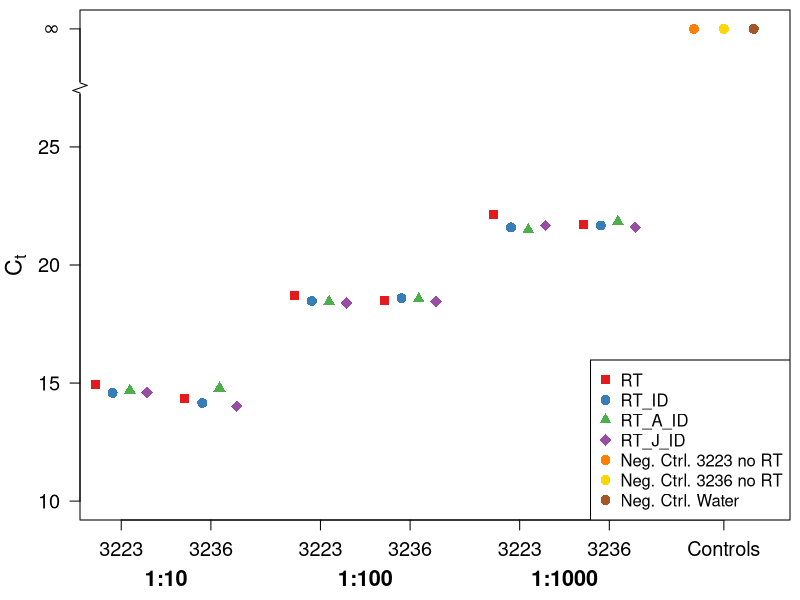

Recreate this plot in R.
require("plotrix")
require("RColorBrewer")
colours <- brewer.pal(7, "Set1")
colours[6] <- "gold"

DATA <- read.table("qPCR.csv", header = TRUE, sep = ",")

CONTROL_OFFSETS <- c(3.65, 3.8, 3.95)
DILUTION_OFFSET <- 1:3
PRIMER_RANGE <- 0.45
PRIMER_OFFSETS <- c(-PRIMER_RANGE/2, PRIMER_RANGE/2)
MINOR_OFFSET <- seq(from = -0.13, to = 0.13, length.out = 4)

x_axis_ticks <- c(rep(DILUTION_OFFSET, each = 2) + rep(PRIMER_OFFSETS, 3), 3.8)

DILUTION <- c("1_10", "1_100", "1_1000")
PRIMER <- c("A", "B")
SUBTYPE <- c("1", "2", "3", "4")

PCHs <- c(21, 22, 23, 24) - 6
CEX <- c(1, 1.1, 1, 1.3) * 1.2

pdf(file = "Figure2.pdf", width = 8, height = 5)
par(oma = c(0, 0, 0, 0))
par(mar = c(4, 4, 0.5, 0.5))
par(mgp = c(2.5, 1, 0))

plot(NA, xlim = c(0.7, 4), ylim = c(10, 30), xaxt = "n", yaxt = "n", ylab = expression(C["t"]), xlab = "", cex.lab = 1.4)
axis(1, at = x_axis_ticks, labels = c(rep(c("3223", "3236"), 3), "Controls"), cex.axis = 1.2)
axis(2, at = c(10, 15, 20, 25, 30), labels = c(10, 15, 20, 25, expression(infinity)), las = 1, cex.axis = 1.2)
axis.break(2, 27.5, style = "zigzag")

for (i in 1:3) {
    # dilution series
    for (j in 1:2) {
        # primer type
        for (k in 1:4) {
            # primer subtype
            y <- subset(DATA, Dilution == DILUTION[i] & Primer == PRIMER[j] & Type == SUBTYPE[k])$Ct_Mean
            points(DILUTION_OFFSET[i] + PRIMER_OFFSETS[j] + MINOR_OFFSET[k], y, pch = PCHs[k], col = colours[k], cex = CEX[k])
        }
    }
}

Control_Primer <- c("A", "B", "0")
Control_Type <- c("RT", "RT", "Water")
Dil_Labels <- c("1:10", "1:100", "1:1000")
for (i in 1:3) {
    mtext(Dil_Labels[i], at = DILUTION_OFFSET[i], side = 1, line = 2.5, font = 2, cex = 1.3)
    
    y <- subset(DATA, Dilution == "Control" & Primer == Control_Primer[i] & Type == Control_Type[i])$Ct_Mean
    points(CONTROL_OFFSETS[i], y, col = colours[i + 4], pch = 16, cex = CEX[2])
}

legend("bottomright", legend = c("RT", "RT_ID", "RT_A_ID", "RT_J_ID", "Neg. Ctrl. 3223 no RT", "Neg. Ctrl. 3236 no RT", "Neg. Ctrl. Water"), col = colours, pch = c(PCHs, rep(16, 3)), pt.cex = c(CEX, rep(CEX[2], 3)))
dev.off()